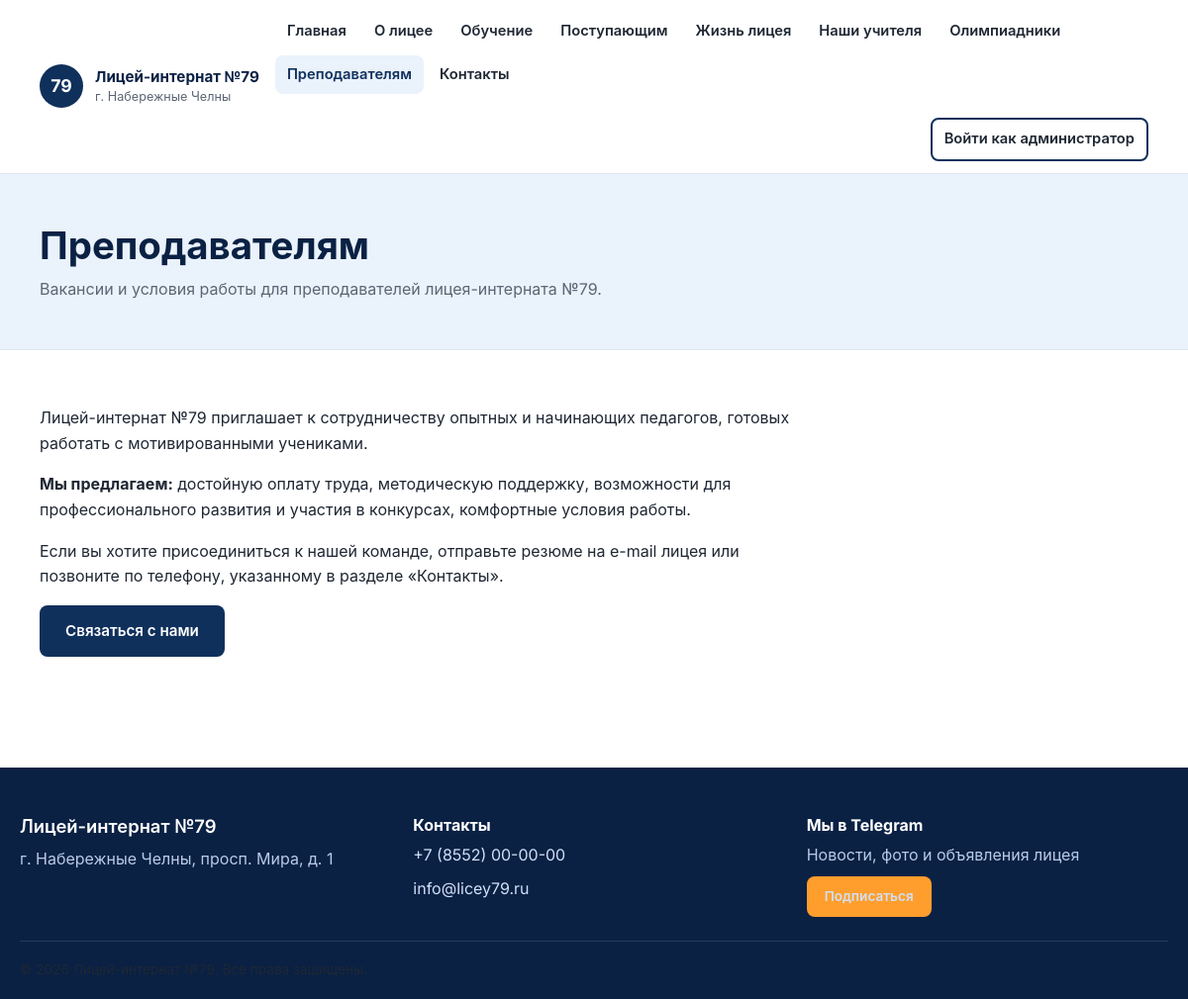
Screenshot of /careers.php with the database file from the repository.
### tables this page shows
CREATE TABLE IF NOT EXISTS pages (
    id               INT UNSIGNED AUTO_INCREMENT PRIMARY KEY,
    slug             VARCHAR(191) NOT NULL,
    title            VARCHAR(255) NOT NULL,
    content          MEDIUMTEXT NULL,
    meta_description VARCHAR(500) NULL,
    protected        TINYINT(1) NOT NULL DEFAULT 0,
    nav_order        INT NOT NULL DEFAULT 100,
    updated_at       DATETIME NOT NULL DEFAULT CURRENT_TIMESTAMP ON UPDATE CURRENT_TIMESTAMP,
    UNIQUE KEY uniq_slug (slug)
);

### includes/functions.php (called while the page is built, shortened)
<?php
function e(?string $value): string
{
    return htmlspecialchars($value ?? '', ENT_QUOTES, 'UTF-8');
}
function core_page_files(): array
{
    return [
        'home' => 'index.php',
        'about' => 'about.php',
        'education' => 'education.php',
        'admission' => 'admission.php',
        'life' => 'life.php',
        'teachers' => 'teachers.php',
        'olympiad' => 'olympiad.php',
        'careers' => 'careers.php',
        'contacts' => 'contacts.php',
    ];
}
function page_url(string $slug): string
{
    $core = core_page_files();
    return isset($core[$slug]) ? '/' . $core[$slug] : '/page.php?slug=' . urlencode($slug);
}
function get_page(PDO $pdo, string $slug): ?array
{
    $stmt = $pdo->prepare('SELECT * FROM pages WHERE slug = ? LIMIT 1');
    $stmt->execute([$slug]);
    $page = $stmt->fetch();
    return $page ?: null;
}
function get_nav_pages(PDO $pdo): array
{
    return $pdo->query('SELECT slug, title FROM pages ORDER BY nav_order ASC, id ASC')->fetchAll();
}

### careers.php (the view, shortened to what this page needs)
<?php
require_once __DIR__ . '/includes/functions.php';
$page = get_page($pdo, 'careers');
$activeSlug = 'careers';
require __DIR__ . '/includes/header.php';
?>
<section class="page-hero">
  <div class="container">
    <h1><?= e($page['title'] ?? 'Преподавателям') ?></h1>
    <p>Вакансии и условия работы для преподавателей лицея-интерната №79.</p>
  </div>
</section>
<section class="section">
  <div class="container">
    <div class="page-content">
      <?= $page['content'] ?? '' ?>
    </div>
    <p><a href="/contacts.php" class="btn btn-primary">Связаться с нами</a></p>
  </div>
</section>
<?php require __DIR__ . '/includes/footer.php'; ?>

### includes/header.php (shortened to what this page needs)
<?php
$navPages = get_nav_pages($pdo);
?><!DOCTYPE html>
<html lang="ru">
<head>
<link rel="stylesheet" href="/css/style.css">
</head>
<body>
<header class="site-header">
  <div class="container header-inner">
    <a href="/index.php" class="logo">
      <span class="logo-badge">79</span>
      <span class="logo-text">Лицей-интернат №79<br><small><?= e(SITE_CITY) ?></small></span>
    </a>
    <nav class="main-nav" id="mainNav">
      <ul>
        <?php foreach ($navPages as $navPage): ?>
          <?php
            $slug = $navPage['slug'];
            $href = page_url($slug);
            $isActive = ($activeSlug ?? '') === $slug;
          ?>
          <li><a href="<?= e($href) ?>"<?= $isActive ? ' class="active" aria-current="page"' : '' ?>><?= e($navPage['title']) ?></a></li>
        <?php endforeach; ?>
      </ul>
      <a href="/admin/login.php" class="btn btn-outline nav-admin-btn">Войти как администратор</a>
    </nav>
  </div>
</header>
<main id="main">

### css/style.css (style rules this page uses)
:root { --navy: #10305c; --navy-dark: #0a2144; --blue-light: #eaf2fb; --blue-accent: #2e7dd6; --accent: #ff9e2c; --bg: #ffffff; --bg-soft: #f4f7fb; --text: #1f2733; --text-muted: #5b6675; --border: #dfe6f0; --radius: 14px; --radius-sm: 8px; --shadow: 0 10px 30px rgba(16, 48, 92, 0.08); --shadow-sm: 0 4px 12px rgba(16, 48, 92, 0.08); --font: 'Inter', -apple-system, BlinkMacSystemFont, 'Segoe UI', Roboto, Arial, sans-serif; --container-width: 1160px; }
* { box-sizing: border-box; }
html { scroll-behavior: smooth; }
body { margin: 0; font-family: var(--font); color: var(--text); background: var(--bg); line-height: 1.6; font-size: 16px; }
a { color: var(--blue-accent); text-decoration: none; }
h1, h2, h3, h4 { color: var(--navy-dark); line-height: 1.25; margin: 0 0 .5em; }
h1 { font-size: clamp(1.8rem, 3.2vw, 2.6rem); font-weight: 700; }
p { margin: 0 0 1em; color: var(--text); }
.container { max-width: var(--container-width); margin: 0 auto; padding: 0 20px; }
.btn { display: inline-block; padding: 12px 24px; border-radius: var(--radius-sm); font-weight: 600; font-size: 0.95rem; border: 2px solid transparent; cursor: pointer; text-decoration: none; transition: transform .15s ease, box-shadow .15s ease, background-color .15s ease, color .15s ease; }
.btn-primary { background: var(--navy); color: #fff; }
.btn-outline { background: transparent; color: var(--navy); border-color: var(--navy); }
.site-header { background: #fff; border-bottom: 1px solid var(--border); position: sticky; top: 0; z-index: 100; }
.header-inner { display: flex; align-items: center; justify-content: space-between; padding-top: 12px; padding-bottom: 12px; gap: 16px; }
.logo { display: flex; align-items: center; gap: 12px; color: var(--navy-dark); font-weight: 700; flex-shrink: 0; }
.logo-badge { display: flex; align-items: center; justify-content: center; width: 44px; height: 44px; border-radius: 50%; background: var(--navy); color: #fff; font-weight: 700; font-size: 1.1rem; flex-shrink: 0; }
.logo-text { font-size: 0.95rem; line-height: 1.3; }
.logo-text small { font-weight: 400; color: var(--text-muted); }
.main-nav { display: flex; align-items: center; gap: 24px; flex-wrap: wrap; justify-content: flex-end; }
.main-nav ul { display: flex; flex-wrap: wrap; gap: 4px; list-style: none; margin: 0; padding: 0; }
.main-nav a { display: inline-block; padding: 8px 12px; border-radius: var(--radius-sm); color: var(--text); font-weight: 600; font-size: 0.92rem; }
.main-nav a.active { color: var(--navy); background: var(--blue-light); }
.nav-admin-btn { white-space: nowrap; }
.page-hero { background: var(--blue-light); padding: 48px 0; border-bottom: 1px solid var(--border); }
.page-hero h1 { margin-bottom: 8px; }
.page-hero p { color: var(--text-muted); max-width: 70ch; margin: 0; }
.section { padding: 56px 0; }
.page-content { max-width: 76ch; }

### rows the page displays
pages: title "Главная"
pages: title "О лицее"
pages: title "Обучение"
pages: title "Поступающим"
pages: title "Жизнь лицея"
pages: title "Наши учителя"
pages: title "Олимпиадники"
pages: title "Преподавателям", content "Лицей-интернат №79 приглашает к сотрудничеству опытных и начинающих педагогов, готовых работать с мотивированными учениками. Мы предлагаем: достойную оплату труда, методическую поддержку, возможности для профессионального развития и участия в конкурсах, комфортные условия работы. Если вы хотите присоединиться к нашей команде, отправьте резюме на e-mail лицея или позвоните по телефону, указанному в разделе «Контакты»."
pages: title "Контакты"

### other values shown
SITE_CITY "г. Набережные Челны"
SITE_ADDRESS "г. Набережные Челны, просп. Мира, д. 1"
SITE_PHONE "+7 (8552) 00-00-00"
SITE_EMAIL "info@licey79.ru"
